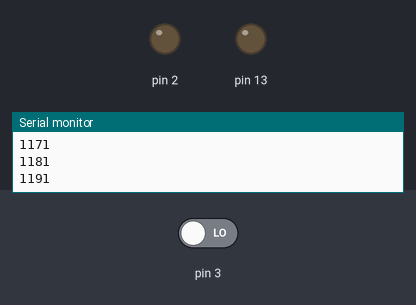
Bench run of a sketch on a simulated Arduino Uno, built with avr-gcc and run on an emulated ATmega328P. Shown: output pins drawn as LEDs (lit = HIGH), the last lines printed to the serial monitor. Dashed ring = blinking. The inputs (shaded band) are chosen by the test bench; at power-on: pin 3 LOW.

Above: at 1.2 s.
1.3 s: pin 3 driven HIGH
At 1.8 s:
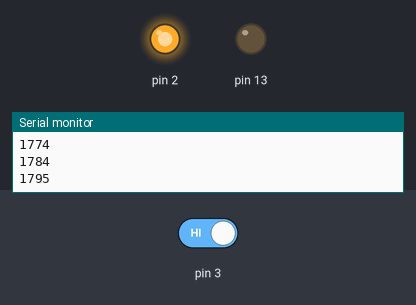
At 2.8 s:
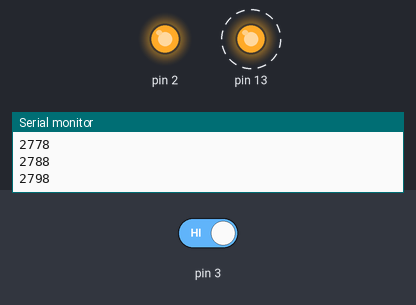
4.3 s: pin 3 driven LOW
At 6.3 s:
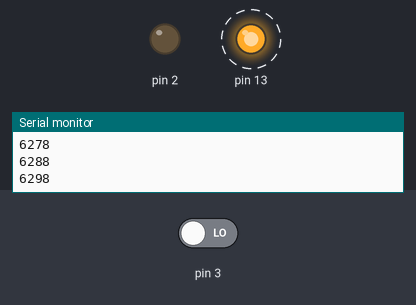
Timing chart, 0 to 13.3 s (numbered marks = the images above; inputs shaded):
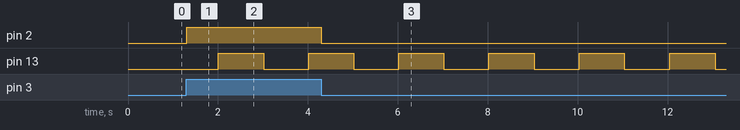

Measured:
- after the input at 1.3 s, pin 2: LOW → HIGH at once
- after the input at 4.3 s, pin 2: HIGH → LOW at once
- by itself, pin 13: alternates HIGH for 1.0 s and LOW for 1.0 s

The sketch:

millis_example.ino
```cpp
unsigned long previousTime = 0;
// LED의 상태를 변경한 시간
boolean isOn = false;
// LED의 상태를 알려주는 변수

void setup(){
  pinMode(13, OUTPUT);
// 13번 내부 LED 핀을 출력으로 설정
  pinMode(2, OUTPUT);
  pinMode(3, INPUT);
  Serial.begin(9600);
// 시리얼 모니터 사용을 위한 설정
}

void loop(){
  unsigned long currentTime = millis();
// millis() 함수를 사용하여 현재 시간을 측정하고 저장

  if(currentTime > previousTime + 1000){
// 1초가 경과하면
    if(isOn) // isOn 값이 true이면
   {
      digitalWrite(13, HIGH);
      Serial.println("ON");
    }
    else // isOn 값이 false이면
    {
      digitalWrite(13, LOW);
      Serial.println("OFF");
    }
    isOn = !isOn; // 다음 동작을 위한 LED 상태 변경
    previousTime = currentTime;
  }
  Serial.println(currentTime);

  int button = digitalRead(3);
  digitalWrite(2, button);
  delay(10);
}
```
